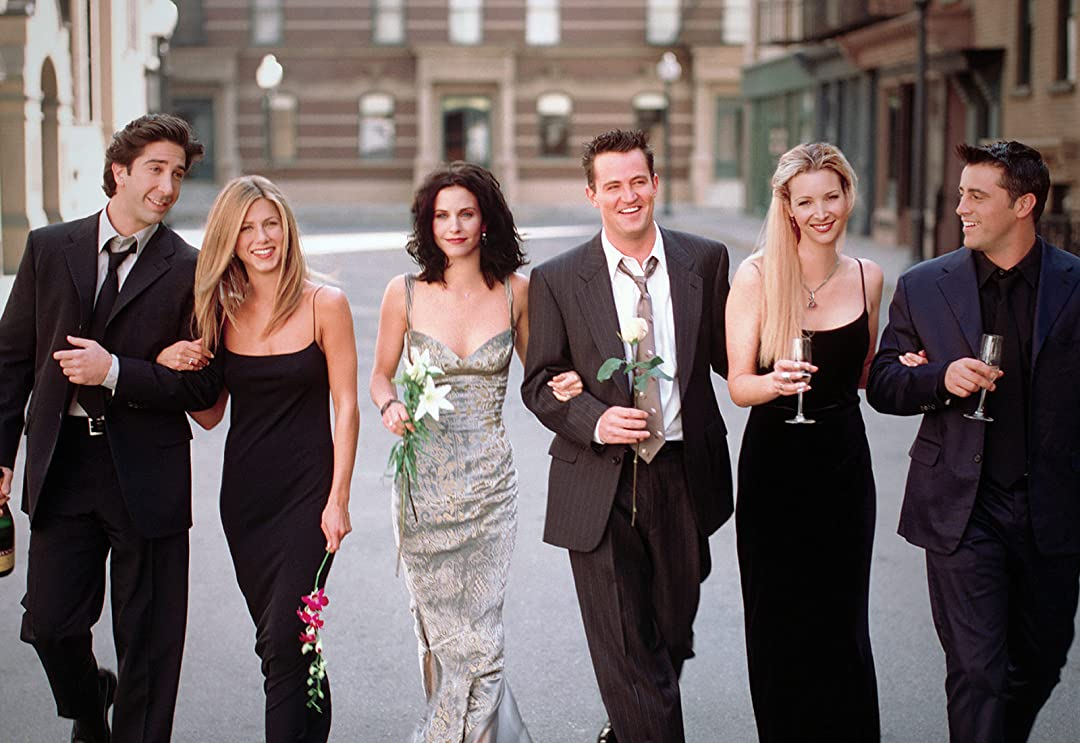
#> input picture Friends_4926700-FRIENDS._V392939166_SX1080_.jpg, 1080 x 743 px, found by its file name
$ python face.py
#> lines starting #> are read from the running program, lines starting #| are printed output that depends on the picture; after the words box and inside, x2 and y2 are one past the last pixel; in counts of white or black regions, pixels touching at a corner belong together
import cv2
import numpy as np
import matplotlib.pyplot as plt

#create clasiifier
face_classifier=cv2.CascadeClassifier(r"C:\Users\milin\Desktop\Projects\ObjectDetection OpenCV\haarcascade_frontalface_default.xml")
#open image
image=cv2.imread(r"C:\Users\milin\Desktop\Projects\ObjectDetection OpenCV\Friends_4926700-FRIENDS._V392939166_SX1080_.jpg")
#> image is the input picture: shape (743, 1080, 3); mean B, G, R 93.3, 94.1, 107.7
#fix_img=cv2.cvtColor(image,cv2.COLOR_BGR2RGB) (The orignal picture is in RGB)
#cv2.imshow("Window",image)
#cv2.waitKey(0)

#helper function to find face rectangle in fixed img

def detect_face(fix_img):
    face_rect=face_classifier.detectMultiScale(fix_img,1.7,4)
#> face_rect = [[134, 144, 69, 69], [591, 158, 69, 69], [784, 173, 69, 69], [945, 170, 69, 69], [421, 188, 69, 69], [227, 199, 69, 69]]
    for (x,y,w,h) in face_rect:
        cv2.rectangle(fix_img,(x,y),(x+w,y+h),(255,0,0),10)
#> this loop made 6 passes
#> (x, y) on passes 1 to 6: (134, 144), (591, 158), (784, 173), (945, 170), (421, 188), (227, 199)
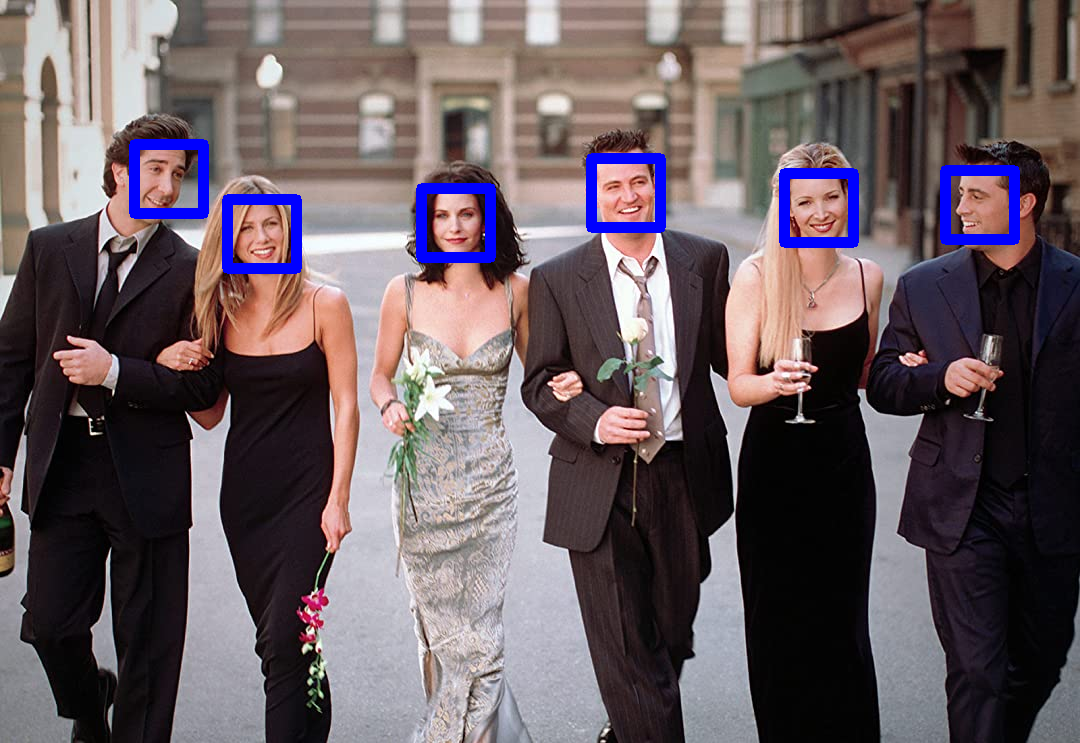
#> fix_img: shape (743, 1080, 3); 2.24% of pixels changed, all inside (x1, y1, x2, y2) = (129, 139, 1020, 274)
    return fix_img
result=detect_face(image)
#once output is showing please close img window to view output.
cv2.imshow("Window2",result)
cv2.waitKey(0)
